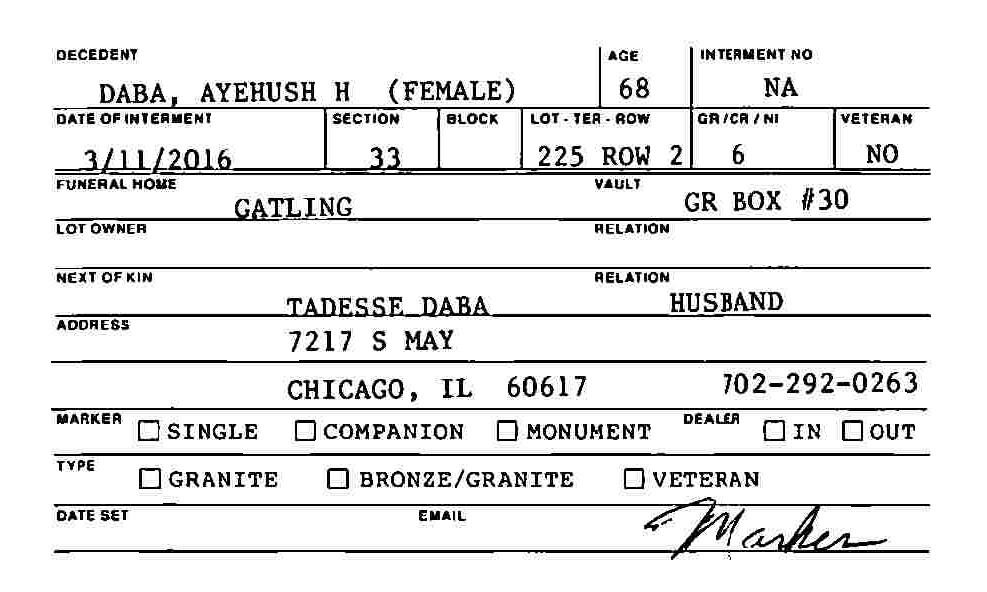
#> input picture Clusters/2/iCard_021873_1_Daba_Ayehush_H.jpg, 987 x 592 px, found by its file name
$ jupyter execute --allow-errors eai6020-tesseract.ipynb   (shell and % lines are left out)
#> lines starting #> are read from the running program, lines starting #| are printed output that depends on the picture; after the words box and inside, x2 and y2 are one past the last pixel; in counts of white or black regions, pixels touching at a corner belong together
[cell 1]
# View Example Image

from IPython.display import Image
Image(filename='../OneDrive_1_11-6-2019/iCard_021873_1_Daba_Ayehush_H.jpg')

[cell 2]
# Simple image_to_string to verify Tesseract installation is working

import pytesseract
from PIL import Image

img = Image.open('../OneDrive_1_11-6-2019/iCard_021873_1_Daba_Ayehush_H.jpg')
#> img is the input picture: PIL image 987x592 L; min 0, max 255, mean 229.3
pytesseract.pytesseract.tesseract_cmd = 'tesseract'
print( pytesseract.image_to_string(img) )
#> (this line was passed over: pytesseract is not available in this run)

[cell 3]
# Showing Tesseracts image_to-data functionality to show bounding boxes

import pytesseract
from pytesseract import Output
import cv2
from matplotlib import pyplot as plt
img = cv2.imread('../OneDrive_1_11-6-2019/iCard_021873_1_Daba_Ayehush_H.jpg')
#> img: shape (592, 987, 3); min 0, max 255, mean 229.3

#> (the rest of this cell did not finish here and is left out)

[cell 4]
# Locating specific patterns in the results - Phone regex

import re
import cv2
import pytesseract
from matplotlib import pyplot as plt
from pytesseract import Output

img = cv2.imread('../OneDrive_1_11-6-2019/iCard_021873_1_Daba_Ayehush_H.jpg')
#> (the rest of this cell did not finish here and is left out)

[cell 5]
# Searching for Date tokens

import re
import cv2
import pytesseract
from matplotlib import pyplot as plt
from pytesseract import Output
from dateutil import parser

img = cv2.imread('../OneDrive_1_11-6-2019/iCard_021961_1_Daily_Dolores_M.jpg')
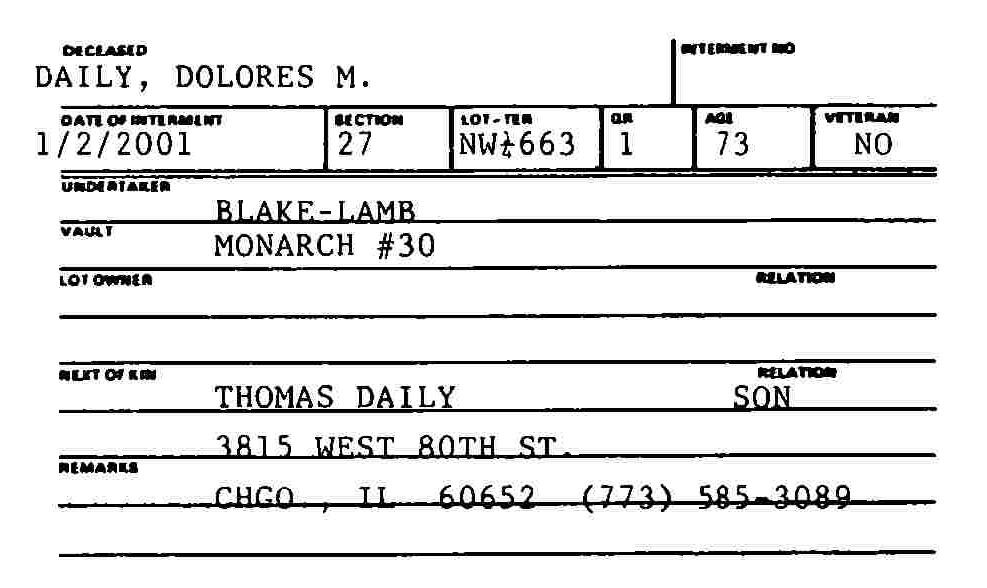
#> input picture OneDrive_1_11-6-2019/iCard_021961_1_Daily_Dolores_M.jpg, 987 x 588 px
#> img is the input picture: shape (588, 987, 3); min 0, max 255, mean 227.3
#> (the rest of this cell did not finish here and is left out)

[cell 6]
# Handwritten example

from IPython.display import Image
Image(filename='../OneDrive_1_11-6-2019/iCard_021992_1_DALDORF_ALICE.jpg')

# Clustering Attempt

From the Docs:

- JPG Forms: 2 different Forms (B1,B2)
- JPG  Form: 1 handwritten Form  (B3)-  Note: may have  10 % to 30%  of total records by classified as “handwritten”
- PDF Form: 1 Form (B4) – no samples provided

There are 3 types in the training set, the below code tries to group the input training set into clusters by type

[cell 7]
# Clustering Attempt - This uses VGG16 a Convolutional Neural Network trained on ImageNet data to predict
# 1000 different image classifications. Some the output predictions of the VGG16 model this performs
# K-means clustering with 3 clusters to try to sort the forms into alike clusters.

from keras.preprocessing import image
from keras.applications.vgg16 import VGG16
from keras.applications.vgg16 import preprocess_input
import numpy as np
from sklearn.cluster import KMeans
import os, shutil, glob, os.path
from PIL import Image as pil_image
image.LOAD_TRUNCATED_IMAGES = True
#> (the rest of this cell did not finish here and is left out)

[cell 8]
# Example of the VGG-16 prediction. This shows the top 5 classifications

# Loop over files and get features
imagepath = "../OneDrive_1_11-6-2019/iCard_021879_1_Dabney_Florence_S.jpg"
from keras.preprocessing.image import load_img
from keras.preprocessing.image import img_to_array
from keras.applications.vgg16 import preprocess_input
from keras.applications.vgg16 import decode_predictions
from keras.applications.vgg16 import VGG16
# load the model
#> (the rest of this cell did not finish here and is left out)

# Further Clustering

If you open the scratch pad we were using `pytesseract-scratch.ipynb`, you will see that we tried to further break down the clusters into handwritten vs. typed. We were not able to accomplish the clustering this way with this technique or any technique tried. We left out the code here, but all scratch work is available in the other notebook.

[cell 9]
# Trying different permutations on the pytesseract config - this does not do much here, but we do rely on
# sending a particular config later on in the analysis

# PSM is the Page Segmentation Method - https://tesseract-ocr.github.io/tessdoc/ImproveQuality.html#page-segmentation-method

import pytesseract
from pytesseract import Output
import cv2
from matplotlib import pyplot as plt

pytesseract.pytesseract.tesseract_cmd = 'tesseract'


img = cv2.imread('../OneDrive_1_11-6-2019/iCard_021879_1_Dabney_Florence_S.jpg')
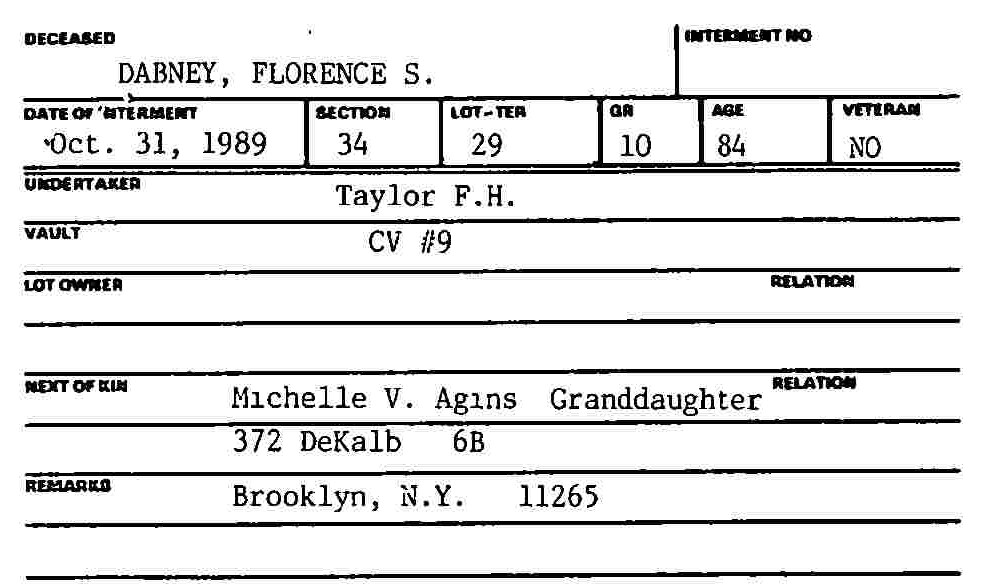
#> input picture OneDrive_1_11-6-2019/iCard_021879_1_Dabney_Florence_S.jpg, 987 x 588 px
#> img is the input picture: shape (588, 987, 3); min 0, max 255, mean 224.5

#> (the rest of this cell did not finish here and is left out)

[cell 10]
# Collecting lines using pytesseract image_to_data

import pytesseract
from pytesseract import Output
import cv2
from matplotlib import pyplot as plt
import pprint

pytesseract.pytesseract.tesseract_cmd = 'tesseract'


img = cv2.imread('../OneDrive_1_11-6-2019/iCard_021879_1_Dabney_Florence_S.jpg')

#> (the rest of this cell did not finish here and is left out)

[cell 11]
# Some of the things we tried for preprocessing

# Removing noise
# Binarizing the image and remove noise using Otsu's method

import re
import cv2
import pytesseract
from matplotlib import pyplot as plt
from pytesseract import Output

im_gray = cv2.imread('../OneDrive_1_11-6-2019/iCard_021873_1_Daba_Ayehush_H.jpg', cv2.IMREAD_GRAYSCALE)

(thresh, im_bw) = cv2.threshold(im_gray, 128, 255, cv2.THRESH_BINARY | cv2.THRESH_OTSU)
#> im_bw: shape (592, 987); 90.3% white; 319 black regions (7 under 20 px), largest, box (x1, y1, x2, y2) and area: (54, 497, 930, 560) 6163, (53, 47, 931, 171) 5394, (55, 296, 931, 317) 3643
#> thresh = 134

plt.imshow(im_bw)
#> (this line was passed over: IPython is not available in this run)
plt.show()

[cell 12]
# Using tesseract on the binarized image

import re
import cv2
import pytesseract
from matplotlib import pyplot as plt
from pytesseract import Output

im_gray = cv2.imread('../OneDrive_1_11-6-2019/iCard_021873_1_Daba_Ayehush_H.jpg', cv2.IMREAD_GRAYSCALE)

(thresh, im_bw) = cv2.threshold(im_gray, 128, 255, cv2.THRESH_BINARY | cv2.THRESH_OTSU)

pytesseract.pytesseract.tesseract_cmd = 'tesseract'
print( pytesseract.image_to_string(im_bw) )
#> (this line was passed over: pytesseract is not available in this run)
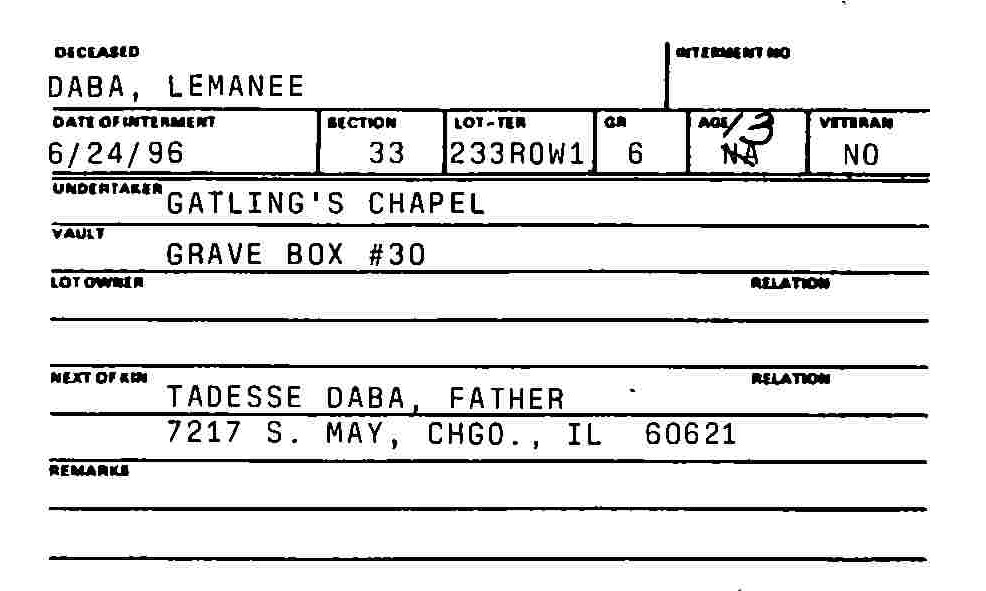
#> input picture OneDrive_1_11-6-2019/iCard_021874_1_Daba_Lemanee.jpg, 986 x 591 px
#> further down, im_gray is the input picture: shape (591, 986); min 0, max 255, mean 227.7
#> `(thresh, im_bw) = cv2.threshold(im_gray, 128, 255, cv2.THRESH_BINARY |..`: im_bw: shape (591, 986); 89.7% white; 176 black regions (5 under 20 px), largest, box (x1, y1, x2, y2) and area: (52, 42, 930, 183) 12129, (49, 506, 927, 512) 3461, (50, 405, 928, 418) 3368
#> `(thresh, im_bw) = cv2.threshold(im_gray, 128, 255, cv2.THRESH_BINARY |..`: thresh = 132

[cell 13]
# Running pytesseract image_to_string on all files in the directory and saving the results to a csv as
# the first full attempt of OCR on all images

import re
import pandas as pd
import cv2
import pytesseract
from matplotlib import pyplot as plt
from pytesseract import Output
import os

all_text_detections = []
files = os.listdir("../OneDrive_1_11-6-2019")

i = 1
#> (the rest of this cell did not finish here and is left out)

# Segmenting the Image

The first 2 cells here show some of the first ways we tried to segment the image to see if we could break down the form into each input section. For Form B3 we tried to separate it by the lines in the form using various methods, but ultimately landed on using Zonal OCR already built into Tesseract

[cell 14]
# Simple Edge Detection

import numpy as np
import cv2 as cv
from matplotlib import pyplot as plt
img = cv.imread('../OneDrive_1_11-6-2019/iCard_021879_1_Dabney_Florence_S.jpg',0)
#> img: shape (588, 987); min 0, max 255, mean 224.5
edges = cv.Canny(img,100,200)
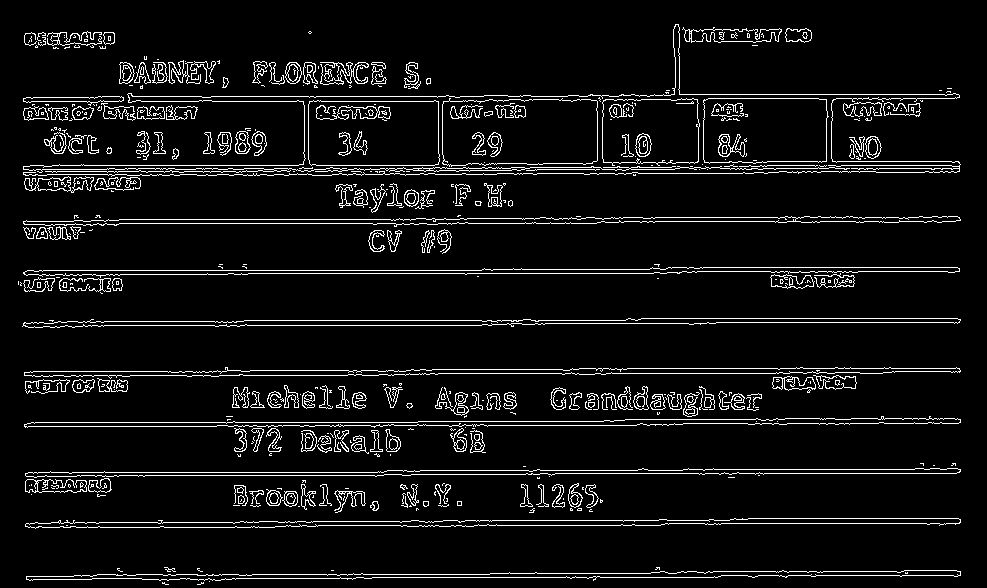
#> edges: shape (588, 987); 6.5% white in thin lines or dots
#> (the rest of this cell did not finish here and is left out)

[cell 15]
import cv2
import numpy as np
from matplotlib import pyplot as plt

# Load image, grayscale, Otsu's threshold
image = cv2.imread('../OneDrive_1_11-6-2019/iCard_021879_1_Dabney_Florence_S.jpg')
original = image.copy()
gray = cv2.cvtColor(image, cv2.COLOR_BGR2GRAY)
thresh = cv2.threshold(gray, 0, 255, cv2.THRESH_BINARY_INV + cv2.THRESH_OTSU)[1]
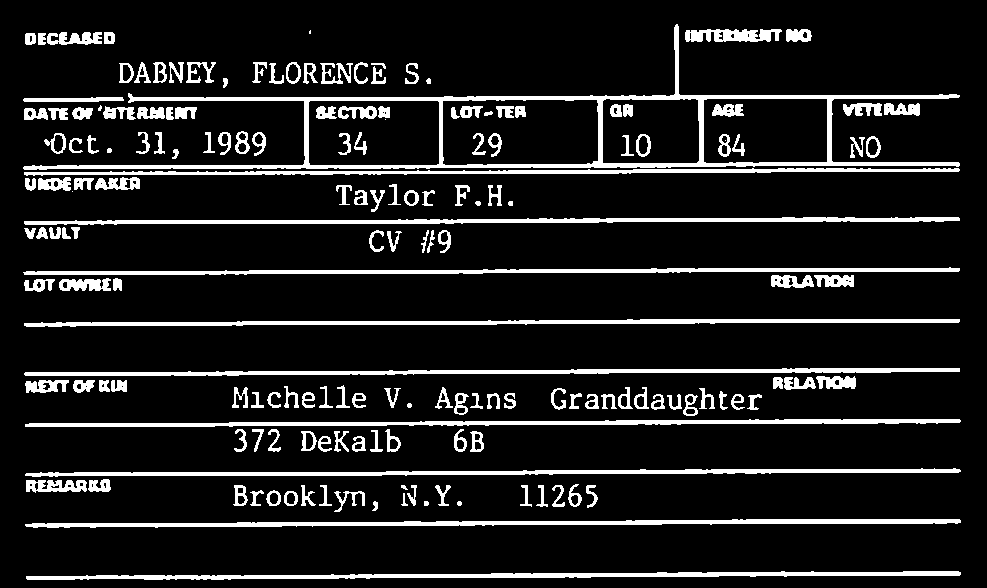
#> thresh: shape (588, 987); 11.6% white; 175 white regions (5 under 20 px)

# Find contours, obtain bounding box, extract and save ROI
ROI_number = 0
cnts = cv2.findContours(thresh, cv2.RETR_EXTERNAL, cv2.CHAIN_APPROX_SIMPLE)
#> cnts = 154 contours, 12 with area under 20; largest, box (x1, y1, x2, y2) and area: (23, 24, 960, 170) 39654, (25, 519, 961, 528) 3174, (26, 571, 961, 580) 3022, (25, 419, 961, 427) 2958, (24, 217, 960, 225) 2923
cnts = cnts[0] if len(cnts) == 2 else cnts[1]
for c in cnts:
    x,y,w,h = cv2.boundingRect(c)
    cv2.rectangle(image, (x, y), (x + w, y + h), (36,255,12), 2)
    ROI = original[y:y+h, x:x+w]
    # cv2.imwrite('ROI_{}.png'.format(ROI_number), ROI)
    ROI_number += 1
#> this loop made 154 passes
#> (x, y, w, h) on passes 1 to 3: (26, 571, 935, 9), (25, 519, 936, 9), (457, 501, 5, 5)
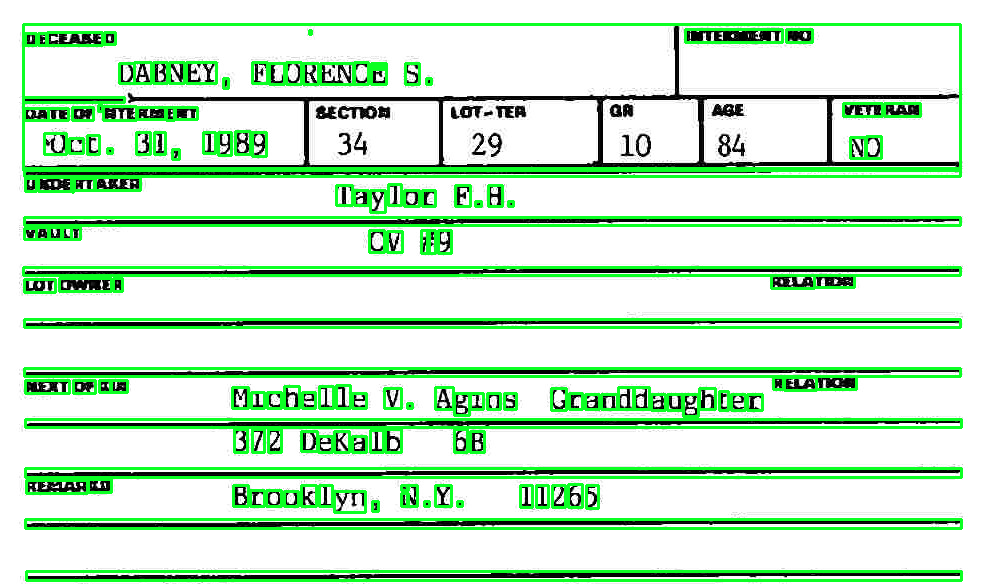
#> image: shape (588, 987, 3); 14.29% of pixels changed, all inside (x1, y1, x2, y2) = (22, 23, 963, 582)
#> after the loop, ROI_number = 154

plt.imshow(image)
#> (this line was passed over: IPython is not available in this run)
plt.show()

[cell 16]
import cv2
import numpy as np
from matplotlib import pyplot as plt

im = cv2.imread('../OneDrive_1_11-6-2019/iCard_021879_1_Dabney_Florence_S.jpg')
im = cv2.cvtColor(im, cv2.COLOR_BGR2GRAY)

k1 = (4,1)
kernel = cv2.getStructuringElement(cv2.MORPH_RECT, k1)
#> kernel = [[1, 1, 1, 1]]
im = cv2.morphologyEx(im, cv2.MORPH_CLOSE, kernel, iterations=1)

_,im = cv2.threshold(im, thresh=200, maxval=255, type=cv2.THRESH_BINARY)
#> im: shape (588, 987); 88.5% white; 412 black regions (126 under 20 px), largest, box (x1, y1, x2, y2) and area: (23, 25, 962, 170) 9178, (25, 519, 963, 528) 4147, (27, 571, 963, 580) 4007

plt.imshow(im)
#> (this line was passed over: IPython is not available in this run)
plt.show()

[cell 17]
import cv2
from matplotlib import pyplot as plt

image = cv2.imread('../OneDrive_1_11-6-2019/iCard_021879_1_Dabney_Florence_S.jpg')
gray = cv2.cvtColor(image, cv2.COLOR_BGR2GRAY)
canny = cv2.Canny(gray, 50, 200, 1)
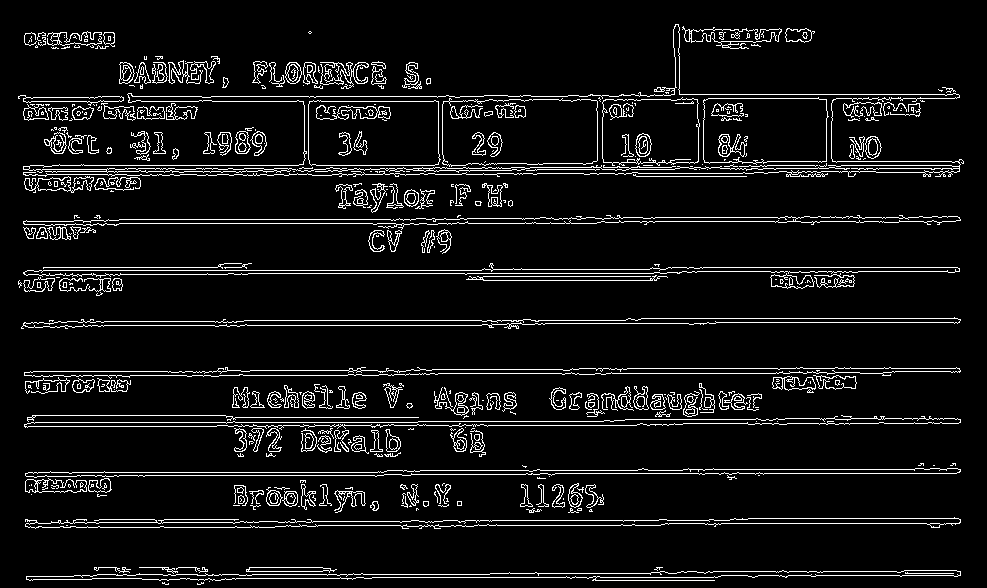
#> canny: shape (588, 987); 7.1% white in thin lines or dots

cnts = cv2.findContours(canny, cv2.RETR_TREE, cv2.CHAIN_APPROX_SIMPLE)
#> cnts = 854 contours, 537 with area under 20; largest, box (x1, y1, x2, y2) and area: (442, 98, 598, 167) 9838, (442, 99, 598, 166) 9826, (308, 100, 441, 166) 8316, (308, 100, 440, 166) 8314, (703, 97, 829, 165) 7791
cnts = cnts[0] if len(cnts) == 2 else cnts[1]
for c in cnts:
    area = cv2.contourArea(c)
    if area > 10000 and area < 15000:
        cv2.drawContours(image, [c], 0, (36,255,12), 2)
#> this loop made 854 passes
#> area on passes 4, 5, 8: 3751, 3738.5, 318

plt.imshow(canny)
#> (this line was passed over: IPython is not available in this run)
plt.show()

# Breakthrough - Zonal OCR

After reading many different articles and blogs on improving OCR performance we came across Zonal OCR. Tesseract supports Zonal OCR using a uzn or zone file. There is not rich information about this online, but it is natively supported in tesseract.

There is a great tool online called [Kull](https://jsoma.github.io/kull/#/) for creating UZN (Zone files) which are very simple files in the form of:

```
left1, top1, width1, height1, name1
left2, top2, width2, height2, name2
left3, top3, width3, height3, name3
.
.
.
```

[cell 18]
# Pre-Zonal image_to_string

from IPython.display import Image
Image(filename='../OneDrive_1_11-6-2019/iCard_021987_1_Dako_Caroline.jpg')

[cell 19]
import pytesseract
from PIL import Image

img = Image.open('../OneDrive_1_11-6-2019/iCard_021987_1_Dako_Caroline.jpg')
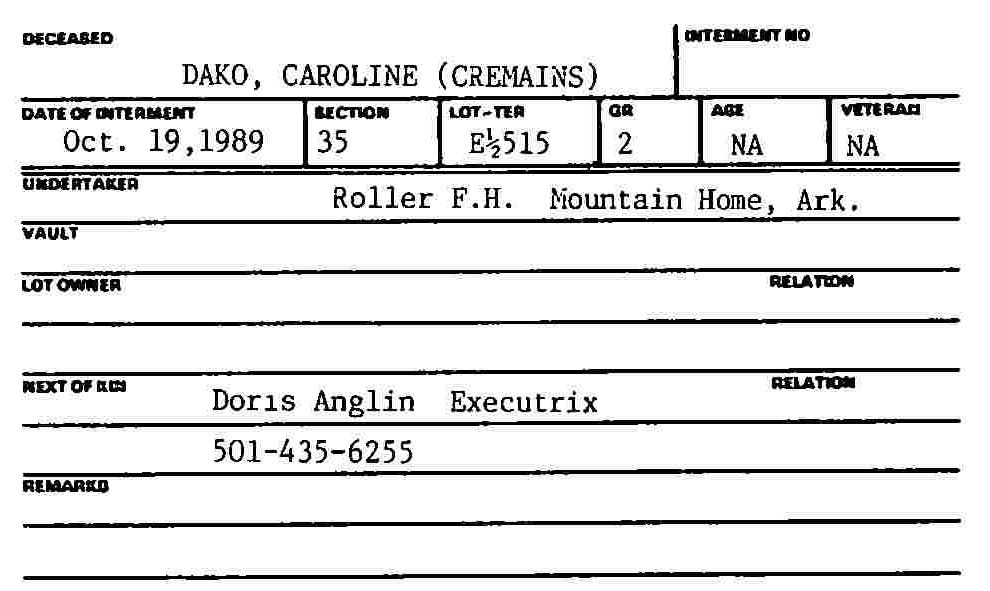
#> input picture Clusters/2/iCard_021987_1_Dako_Caroline.jpg, 990 x 591 px, found by its file name
#> img is the input picture: PIL image 990x591 L; min 0, max 255, mean 225
pytesseract.pytesseract.tesseract_cmd = 'tesseract'
print( pytesseract.image_to_string(img) )
#> (this line was passed over: pytesseract is not available in this run)
